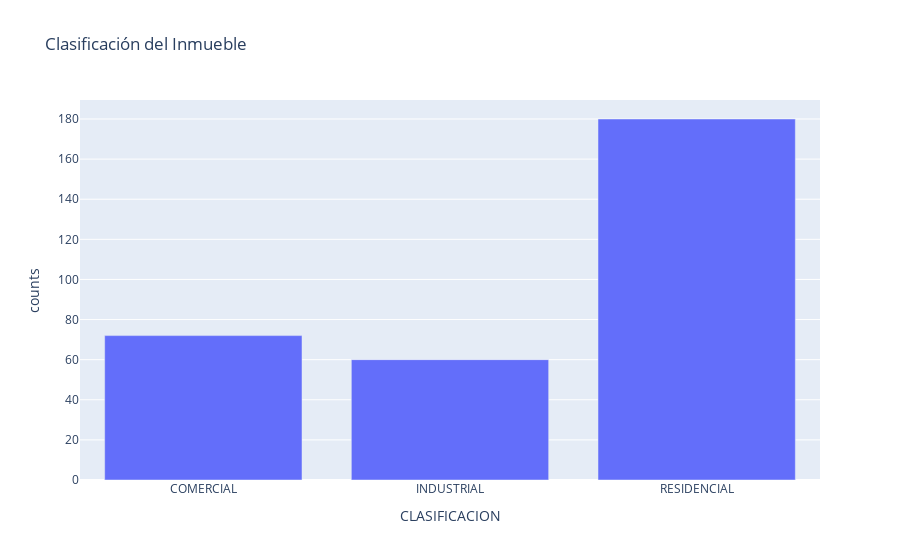

Notebook code cell kept with this figure:
### Markdown cell above
##### CLASIFICACION

### Code cell
data = df.groupby("CLASIFICACION")["CLASIFICACION"].size().reset_index(name='counts')
fig = px.bar(data, x="CLASIFICACION", y="counts", title="Clasificación del Inmueble")
fig.show()

### Figure 1 — Plotly figure (JSON) as saved in the notebook; plotly's stock layout.template omitted (floating-point values rounded to 4 significant figures)
{"data": [{"alignmentgroup": "True", "hovertemplate": "CLASIFICACION=%{x}<br>counts=%{y}<extra></extra>", "legendgroup": "", "marker": {"color": "#636efa", "pattern": {"shape": ""}}, "name": "", "offsetgroup": "", "orientation": "v", "showlegend": false, "textposition": "auto", "type": "bar", "x": ["COMERCIAL", "INDUSTRIAL", "RESIDENCIAL"], "xaxis": "x", "y": [72, 60, 180], "yaxis": "y"}], "layout": {"barmode": "relative", "legend": {"tracegroupgap": 0}, "title": {"text": "Clasificación del Inmueble"}, "xaxis": {"anchor": "y", "domain": [0, 1], "title": {"text": "CLASIFICACION"}}, "yaxis": {"anchor": "x", "domain": [0, 1], "title": {"text": "counts"}}}}
